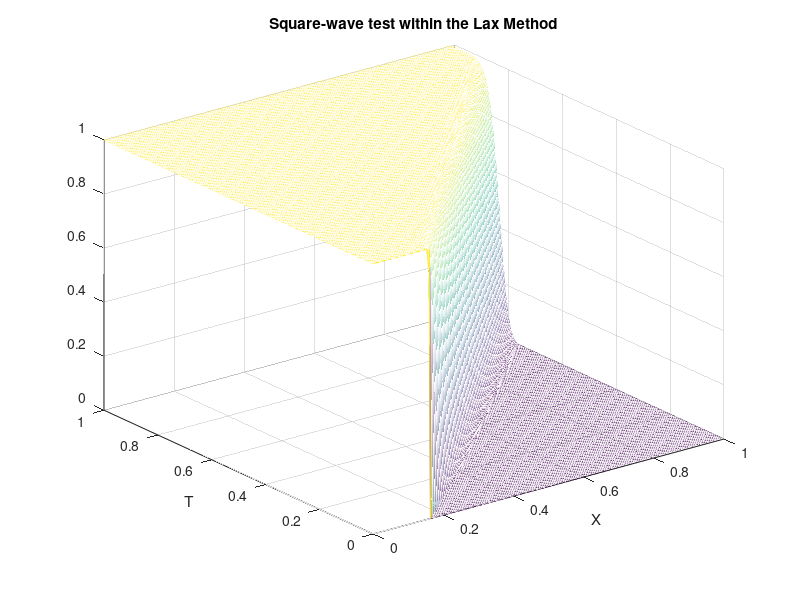
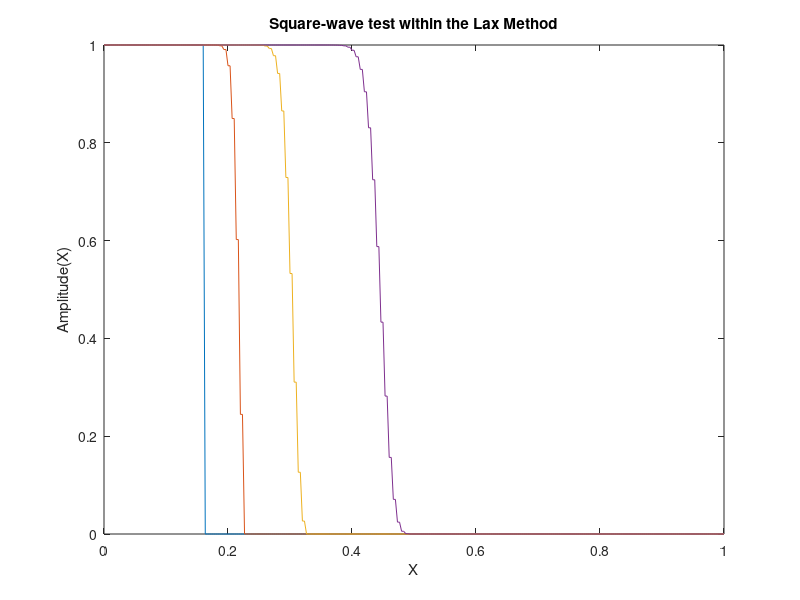

Write MATLAB code to recreate these figures, in order.
clear;

Lmax = 1.0;
Tmax = 1.;
c = 1.0;

maxt = 350;
dt = Tmax/maxt;
n = 300;
nint=50;

dx = Lmax/n;
b = c*dt/(2.*dx);

for i = 1:(n+1)
   if i < nint
u(i,1)=1.;
else
u(i,1)=0.;
end
   x(i) =(i-1)*dx;
end

for k=1:maxt+1
    u(1,k) = 1.;
    u(n+1,k) = 0.;
    time(k) = (k-1)*dt;
end

for k=1:maxt      %  Time loop
   for i=2:n      %  Space loop
      u(i,k+1) =0.5*(u(i+1,k)+u(i-1,k))-b*(u(i+1,k)-u(i-1,k));
   end
end

figure(1)
mesh(x,time,u')
title('Square-wave test within the Lax Method')
xlabel('X')
ylabel('T')
figure(2)
plot(x,u(:,1),'-',x,u(:,20),'-',x,u(:,50),'-',x,u(:,100),'-')
title('Square-wave test within the Lax Method')
xlabel('X')
ylabel('Amplitude(X)')



